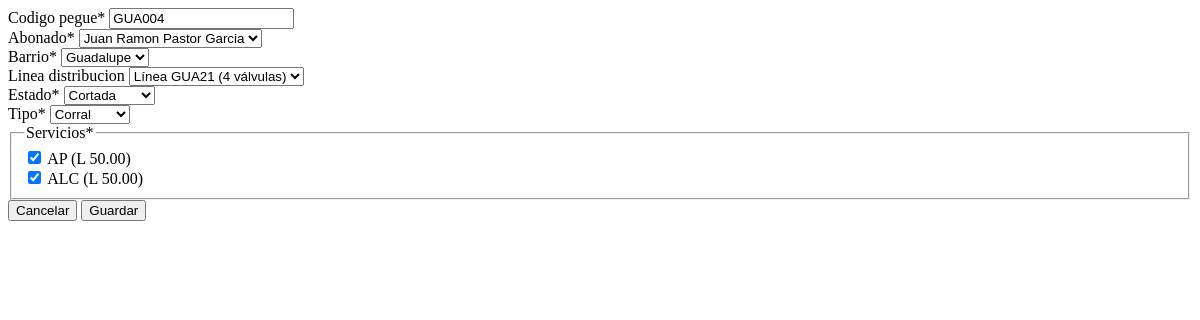
/pegues/edit/11/, run on an earlier commit of the app's database.
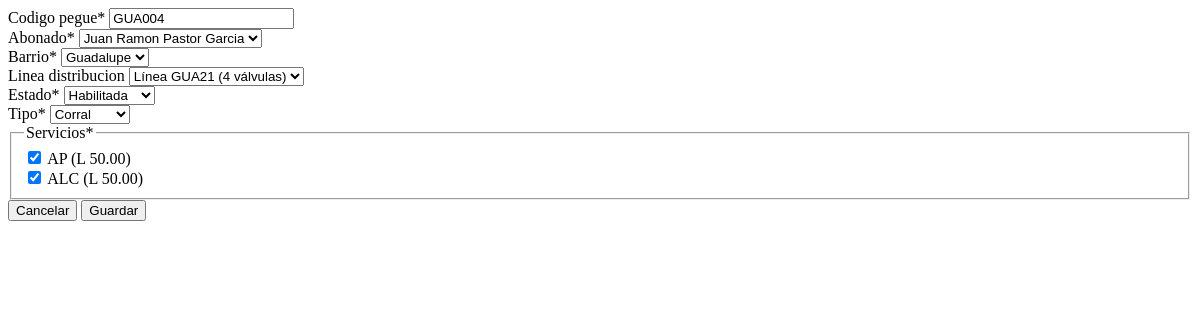
And on a later commit of the database.
### pegues/models.py (models this page shows, shortened)
class Pegue(models.Model):
    codigo_pegue = models.CharField(max_length=6, unique=True, validators=[
            RegexValidator(
                regex=r'^[A-Z0-9]*$',
                message='Solo se permiten letras mayúsculas y números.',
                code='invalid_uppercase'
            )
        ])
    abonado = models.ForeignKey(Abonado, on_delete=models.CASCADE, related_name="pegues")
    barrio = models.ForeignKey(Barrio, on_delete=models.PROTECT, related_name="abonados")
    linea_distribucion = models.ForeignKey(LineaDistribucion,on_delete=models.PROTECT, related_name="abonados", blank=True, null=True)
    estado = models.CharField(choices=[('HAB', 'Habilitada'), ('INH', 'Inhabilitada'), ('CRT', 'Cortada')], max_length=10, default='HAB')
    tipo = models.CharField(choices=[('VIV', 'Vivienda'), ('COR', 'Corral'), ('SOL', 'Solar'), ('COM', 'Comercio')], max_length=10, default='VIV')
    servicios = models.ManyToManyField(Servicio, related_name="abonados")
    fecha_instalacion = models.DateField(auto_now_add=True)

### pegues/views.py (the view)
# urls.py: path("edit/<int:id>", views.edit_abonado, name="edit"),
def edit(request, id):
    pegue = get_object_or_404(Pegue, id=id)
    if request.method == 'POST':
        form = PegueForm(request.POST, instance=pegue)
        if form.is_valid():
            form.save()
            response = HttpResponse()
            response['HX-Redirect'] = reverse('pegues:view')
            return response
    else:
        form = PegueForm(instance=pegue)
    return render(request, 'pegues/edit_pegue.html', {'form': form, 'pegue': pegue})

### pegues/forms.py
class PegueForm(forms.ModelForm):
    class Meta:
        model = Pegue
        fields = '__all__'
        widgets = {
            'servicios': forms.CheckboxSelectMultiple(),
        }

### abonados/models.py (called while the page is built)
    def __str__(self):
        return self.nombre

### barrios/models.py (called while the page is built)
    def __str__(self):
        return self.nombre

### servicios/models.py (called while the page is built)
    def __str__(self):
        return f"{self.nombre} (L {self.monto})"

    def __str__(self):
        return f"Línea {self.codigo} ({self.numero_valvulas} válvulas)"

### pegues/templates/pegues/edit_pegue.html (shortened to what this page needs)
{% load static %}
{% load crispy_forms_tags %}
{% block content %}
    <div class="informacionCobro mt-2">
        <form method="POST" hx-post="{% url 'pegues:edit' pegue.id %}" hx-swap="outerHTML">
            {{form | crispy}}
            <div class="modal-footer">
                <button type="button" class="btn btn-danger" data-dismiss="modal">Cancelar</button>
                <button type="button submit" class="btn btn-success">Guardar</button>
            </div>
        </form>
    </div>
{% endblock %}

What changed in the data, as far as the page shows it:
changed Pegue "GUA004": estado "Cortada" → "Habilitada"
